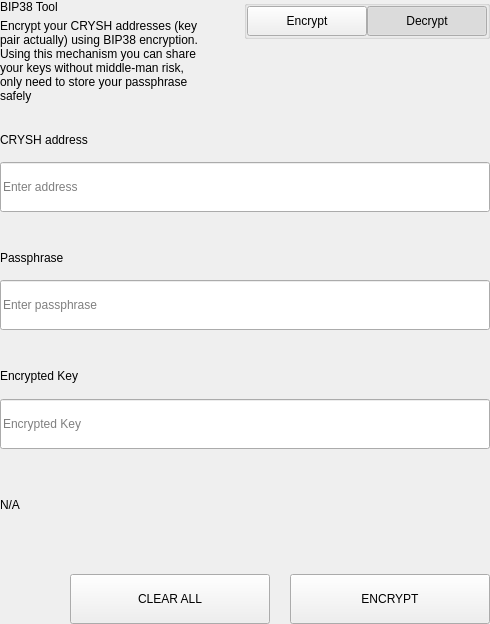
<?xml version="1.0" encoding="UTF-8"?>
<ui version="4.0">
 <class>SettingsBitToolWidget</class>
 <widget class="QWidget" name="SettingsBitToolWidget">
  <property name="geometry">
   <rect>
    <x>0</x>
    <y>0</y>
    <width>490</width>
    <height>624</height>
   </rect>
  </property>
  <property name="windowTitle">
   <string>Form</string>
  </property>
  <layout class="QVBoxLayout" name="verticalLayout">
   <property name="spacing">
    <number>0</number>
   </property>
   <property name="leftMargin">
    <number>0</number>
   </property>
   <property name="topMargin">
    <number>0</number>
   </property>
   <property name="rightMargin">
    <number>0</number>
   </property>
   <property name="bottomMargin">
    <number>0</number>
   </property>
   <item>
    <widget class="QWidget" name="left" native="true">
     <layout class="QVBoxLayout" name="verticalLayout_3">
      <property name="leftMargin">
       <number>0</number>
      </property>
      <property name="topMargin">
       <number>0</number>
      </property>
      <property name="rightMargin">
       <number>0</number>
      </property>
      <property name="bottomMargin">
       <number>0</number>
      </property>
      <item>
       <layout class="QVBoxLayout" name="verticalLayout_2">
        <property name="spacing">
         <number>0</number>
        </property>
        <item>
         <layout class="QHBoxLayout" name="horizontalLayout_3" stretch="3,1">
          <property name="spacing">
           <number>40</number>
          </property>
          <item>
           <layout class="QVBoxLayout" name="verticalLayoutTitle">
            <property name="spacing">
             <number>5</number>
            </property>
            <item>
             <widget class="QLabel" name="labelTitle">
              <property name="text">
               <string>BIP38 Tool</string>
              </property>
             </widget>
            </item>
            <item>
             <widget class="QLabel" name="labelSubtitle1">
              <property name="text">
               <string>Encrypt your CRYSH addresses (key pair actually) using BIP38 encryption.
Using this mechanism you can share your keys without middle-man risk, only need to store your passphrase safely</string>
              </property>
              <property name="wordWrap">
               <bool>true</bool>
              </property>
             </widget>
            </item>
           </layout>
          </item>
          <item alignment="Qt::AlignTop">
           <widget class="QGroupBox" name="groupBox">
            <property name="title">
             <string/>
            </property>
            <property name="alignment">
             <set>Qt::AlignLeading|Qt::AlignLeft|Qt::AlignTop</set>
            </property>
            <layout class="QHBoxLayout" name="horizontalLayout_4">
             <property name="spacing">
              <number>0</number>
             </property>
             <property name="leftMargin">
              <number>0</number>
             </property>
             <property name="topMargin">
              <number>0</number>
             </property>
             <property name="rightMargin">
              <number>0</number>
             </property>
             <property name="bottomMargin">
              <number>0</number>
             </property>
             <item>
              <spacer name="horizontalSpacer">
               <property name="orientation">
                <enum>Qt::Horizontal</enum>
               </property>
               <property name="sizeHint" stdset="0">
                <size>
                 <width>40</width>
                 <height>20</height>
                </size>
               </property>
              </spacer>
             </item>
             <item>
              <widget class="QPushButton" name="pushLeft">
               <property name="minimumSize">
                <size>
                 <width>120</width>
                 <height>30</height>
                </size>
               </property>
               <property name="maximumSize">
                <size>
                 <width>120</width>
                 <height>30</height>
                </size>
               </property>
               <property name="focusPolicy">
                <enum>Qt::NoFocus</enum>
               </property>
               <property name="text">
                <string>Encrypt</string>
               </property>
               <property name="checkable">
                <bool>true</bool>
               </property>
               <property name="autoExclusive">
                <bool>true</bool>
               </property>
              </widget>
             </item>
             <item>
              <widget class="QPushButton" name="pushRight">
               <property name="minimumSize">
                <size>
                 <width>120</width>
                 <height>30</height>
                </size>
               </property>
               <property name="maximumSize">
                <size>
                 <width>120</width>
                 <height>30</height>
                </size>
               </property>
               <property name="focusPolicy">
                <enum>Qt::NoFocus</enum>
               </property>
               <property name="text">
                <string>Decrypt</string>
               </property>
               <property name="checkable">
                <bool>true</bool>
               </property>
               <property name="checked">
                <bool>true</bool>
               </property>
               <property name="autoExclusive">
                <bool>true</bool>
               </property>
              </widget>
             </item>
            </layout>
           </widget>
          </item>
         </layout>
        </item>
        <item>
         <widget class="QStackedWidget" name="stackedWidget">
          <property name="currentIndex">
           <number>1</number>
          </property>
          <widget class="QWidget" name="pageDecrypt">
           <layout class="QVBoxLayout" name="verticalLayout_5">
            <property name="spacing">
             <number>0</number>
            </property>
            <property name="leftMargin">
             <number>0</number>
            </property>
            <property name="topMargin">
             <number>0</number>
            </property>
            <property name="rightMargin">
             <number>0</number>
            </property>
            <property name="bottomMargin">
             <number>0</number>
            </property>
            <item>
             <widget class="QWidget" name="widget" native="true">
              <property name="minimumSize">
               <size>
                <width>0</width>
                <height>100</height>
               </size>
              </property>
              <layout class="QVBoxLayout" name="verticalLayout_4">
               <property name="spacing">
                <number>0</number>
               </property>
               <property name="leftMargin">
                <number>0</number>
               </property>
               <property name="topMargin">
                <number>0</number>
               </property>
               <property name="rightMargin">
                <number>0</number>
               </property>
               <property name="bottomMargin">
                <number>0</number>
               </property>
               <item>
                <spacer name="verticalSpacer_2">
                 <property name="orientation">
                  <enum>Qt::Vertical</enum>
                 </property>
                 <property name="sizeType">
                  <enum>QSizePolicy::Fixed</enum>
                 </property>
                 <property name="sizeHint" stdset="0">
                  <size>
                   <width>20</width>
                   <height>20</height>
                  </size>
                 </property>
                </spacer>
               </item>
               <item>
                <layout class="QHBoxLayout" name="horizontalLayout_6" stretch="2">
                 <property name="spacing">
                  <number>0</number>
                 </property>
                 <item>
                  <layout class="QVBoxLayout" name="verticalLayout_7">
                   <property name="spacing">
                    <number>9</number>
                   </property>
                   <item>
                    <widget class="QLabel" name="labelSubtitleKey">
                     <property name="minimumSize">
                      <size>
                       <width>0</width>
                       <height>20</height>
                      </size>
                     </property>
                     <property name="maximumSize">
                      <size>
                       <width>16777215</width>
                       <height>20</height>
                      </size>
                     </property>
                     <property name="text">
                      <string>Encrypted key</string>
                     </property>
                    </widget>
                   </item>
                   <item>
                    <widget class="QLineEdit" name="lineEditKey">
                     <property name="minimumSize">
                      <size>
                       <width>0</width>
                       <height>50</height>
                      </size>
                     </property>
                     <property name="maximumSize">
                      <size>
                       <width>16777215</width>
                       <height>50</height>
                      </size>
                     </property>
                     <property name="placeholderText">
                      <string>Enter a encrypted key</string>
                     </property>
                    </widget>
                   </item>
                  </layout>
                 </item>
                </layout>
               </item>
               <item>
                <spacer name="verticalSpacer_3">
                 <property name="orientation">
                  <enum>Qt::Vertical</enum>
                 </property>
                 <property name="sizeType">
                  <enum>QSizePolicy::Fixed</enum>
                 </property>
                 <property name="sizeHint" stdset="0">
                  <size>
                   <width>20</width>
                   <height>20</height>
                  </size>
                 </property>
                </spacer>
               </item>
               <item>
                <layout class="QVBoxLayout" name="verticalLayout_9">
                 <property name="spacing">
                  <number>9</number>
                 </property>
                 <item>
                  <widget class="QLabel" name="labelSubtitlePassphrase">
                   <property name="maximumSize">
                    <size>
                     <width>16777215</width>
                     <height>20</height>
                    </size>
                   </property>
                   <property name="text">
                    <string>Passphrase</string>
                   </property>
                  </widget>
                 </item>
                 <item>
                  <widget class="QLineEdit" name="lineEditPassphrase">
                   <property name="minimumSize">
                    <size>
                     <width>0</width>
                     <height>50</height>
                    </size>
                   </property>
                   <property name="maximumSize">
                    <size>
                     <width>16777215</width>
                     <height>50</height>
                    </size>
                   </property>
                   <property name="placeholderText">
                    <string>Enter a passphrase</string>
                   </property>
                  </widget>
                 </item>
                </layout>
               </item>
               <item>
                <spacer name="verticalSpacer_4">
                 <property name="orientation">
                  <enum>Qt::Vertical</enum>
                 </property>
                 <property name="sizeType">
                  <enum>QSizePolicy::Fixed</enum>
                 </property>
                 <property name="sizeHint" stdset="0">
                  <size>
                   <width>20</width>
                   <height>20</height>
                  </size>
                 </property>
                </spacer>
               </item>
               <item>
                <widget class="QWidget" name="widget_3" native="true">
                 <property name="sizePolicy">
                  <sizepolicy hsizetype="Preferred" vsizetype="Fixed">
                   <horstretch>0</horstretch>
                   <verstretch>0</verstretch>
                  </sizepolicy>
                 </property>
                 <layout class="QVBoxLayout" name="verticalLayout_10">
                  <property name="spacing">
                   <number>9</number>
                  </property>
                  <property name="leftMargin">
                   <number>0</number>
                  </property>
                  <property name="topMargin">
                   <number>0</number>
                  </property>
                  <property name="rightMargin">
                   <number>0</number>
                  </property>
                  <property name="bottomMargin">
                   <number>0</number>
                  </property>
                  <item>
                   <widget class="QLabel" name="labelSubtitleDecryptResult">
                    <property name="minimumSize">
                     <size>
                      <width>0</width>
                      <height>20</height>
                     </size>
                    </property>
                    <property name="maximumSize">
                     <size>
                      <width>16777215</width>
                      <height>20</height>
                     </size>
                    </property>
                    <property name="text">
                     <string>Decrypted address result</string>
                    </property>
                   </widget>
                  </item>
                  <item>
                   <widget class="QWidget" name="widget_4" native="true">
                    <layout class="QHBoxLayout" name="horizontalLayout" stretch="6,0,1">
                     <property name="spacing">
                      <number>0</number>
                     </property>
                     <property name="leftMargin">
                      <number>0</number>
                     </property>
                     <property name="topMargin">
                      <number>0</number>
                     </property>
                     <property name="rightMargin">
                      <number>0</number>
                     </property>
                     <property name="bottomMargin">
                      <number>0</number>
                     </property>
                     <item alignment="Qt::AlignVCenter">
                      <widget class="QLineEdit" name="lineEditDecryptResult">
                       <property name="minimumSize">
                        <size>
                         <width>0</width>
                         <height>50</height>
                        </size>
                       </property>
                       <property name="maximumSize">
                        <size>
                         <width>16777215</width>
                         <height>50</height>
                        </size>
                       </property>
                       <property name="placeholderText">
                        <string>Decrypted Address</string>
                       </property>
                      </widget>
                     </item>
                     <item>
                      <spacer name="horizontalSpacer_4">
                       <property name="orientation">
                        <enum>Qt::Horizontal</enum>
                       </property>
                       <property name="sizeType">
                        <enum>QSizePolicy::Fixed</enum>
                       </property>
                       <property name="sizeHint" stdset="0">
                        <size>
                         <width>20</width>
                         <height>50</height>
                        </size>
                       </property>
                      </spacer>
                     </item>
                     <item>
                      <widget class="QPushButton" name="pushButtonImport">
                       <property name="minimumSize">
                        <size>
                         <width>140</width>
                         <height>40</height>
                        </size>
                       </property>
                       <property name="text">
                        <string>Import Address</string>
                       </property>
                      </widget>
                     </item>
                    </layout>
                   </widget>
                  </item>
                 </layout>
                </widget>
               </item>
               <item>
                <widget class="QLabel" name="statusLabel_DEC">
                 <property name="maximumSize">
                  <size>
                   <width>16777215</width>
                   <height>40</height>
                  </size>
                 </property>
                 <property name="text">
                  <string/>
                 </property>
                </widget>
               </item>
               <item>
                <spacer name="verticalSpacer">
                 <property name="orientation">
                  <enum>Qt::Vertical</enum>
                 </property>
                 <property name="sizeType">
                  <enum>QSizePolicy::Preferred</enum>
                 </property>
                 <property name="sizeHint" stdset="0">
                  <size>
                   <width>20</width>
                   <height>20</height>
                  </size>
                 </property>
                </spacer>
               </item>
               <item>
                <layout class="QHBoxLayout" name="horizontalLayout_7">
                 <property name="spacing">
                  <number>0</number>
                 </property>
                 <item>
                  <spacer name="horizontalSpacer_5">
                   <property name="orientation">
                    <enum>Qt::Horizontal</enum>
                   </property>
                   <property name="sizeType">
                    <enum>QSizePolicy::Expanding</enum>
                   </property>
                   <property name="sizeHint" stdset="0">
                    <size>
                     <width>40</width>
                     <height>20</height>
                    </size>
                   </property>
                  </spacer>
                 </item>
                 <item>
                  <widget class="QPushButton" name="pushButtonDecryptClear">
                   <property name="minimumSize">
                    <size>
                     <width>200</width>
                     <height>50</height>
                    </size>
                   </property>
                   <property name="maximumSize">
                    <size>
                     <width>200</width>
                     <height>50</height>
                    </size>
                   </property>
                   <property name="text">
                    <string>CLEAR</string>
                   </property>
                  </widget>
                 </item>
                 <item>
                  <spacer name="horizontalSpacer_3">
                   <property name="orientation">
                    <enum>Qt::Horizontal</enum>
                   </property>
                   <property name="sizeType">
                    <enum>QSizePolicy::Fixed</enum>
                   </property>
                   <property name="sizeHint" stdset="0">
                    <size>
                     <width>20</width>
                     <height>20</height>
                    </size>
                   </property>
                  </spacer>
                 </item>
                 <item>
                  <widget class="QPushButton" name="pushButtonDecrypt">
                   <property name="minimumSize">
                    <size>
                     <width>200</width>
                     <height>50</height>
                    </size>
                   </property>
                   <property name="maximumSize">
                    <size>
                     <width>200</width>
                     <height>50</height>
                    </size>
                   </property>
                   <property name="text">
                    <string>DECRYPT KEY</string>
                   </property>
                  </widget>
                 </item>
                </layout>
               </item>
              </layout>
             </widget>
            </item>
           </layout>
          </widget>
          <widget class="QWidget" name="pageEncrypt">
           <layout class="QVBoxLayout" name="verticalLayout_11">
            <property name="spacing">
             <number>0</number>
            </property>
            <property name="leftMargin">
             <number>0</number>
            </property>
            <property name="topMargin">
             <number>0</number>
            </property>
            <property name="rightMargin">
             <number>0</number>
            </property>
            <property name="bottomMargin">
             <number>0</number>
            </property>
            <item>
             <spacer name="verticalSpacer_8">
              <property name="orientation">
               <enum>Qt::Vertical</enum>
              </property>
              <property name="sizeType">
               <enum>QSizePolicy::Fixed</enum>
              </property>
              <property name="sizeHint" stdset="0">
               <size>
                <width>20</width>
                <height>20</height>
               </size>
              </property>
             </spacer>
            </item>
            <item>
             <widget class="QWidget" name="containerAddressEnc" native="true">
              <layout class="QVBoxLayout" name="containerAddressEncLayout">
               <property name="spacing">
                <number>5</number>
               </property>
               <property name="leftMargin">
                <number>0</number>
               </property>
               <property name="topMargin">
                <number>0</number>
               </property>
               <property name="rightMargin">
                <number>0</number>
               </property>
               <property name="bottomMargin">
                <number>0</number>
               </property>
               <item>
                <widget class="QLabel" name="labelSubtitleAddress">
                 <property name="minimumSize">
                  <size>
                   <width>0</width>
                   <height>20</height>
                  </size>
                 </property>
                 <property name="maximumSize">
                  <size>
                   <width>16777215</width>
                   <height>20</height>
                  </size>
                 </property>
                 <property name="text">
                  <string>CRYSH address</string>
                 </property>
                </widget>
               </item>
               <item>
                <widget class="QLineEdit" name="addressIn_ENC">
                 <property name="minimumSize">
                  <size>
                   <width>0</width>
                   <height>50</height>
                  </size>
                 </property>
                 <property name="placeholderText">
                  <string>Enter address</string>
                 </property>
                </widget>
               </item>
              </layout>
             </widget>
            </item>
            <item>
             <spacer name="verticalSpacer_6">
              <property name="orientation">
               <enum>Qt::Vertical</enum>
              </property>
              <property name="sizeType">
               <enum>QSizePolicy::Fixed</enum>
              </property>
              <property name="sizeHint" stdset="0">
               <size>
                <width>20</width>
                <height>20</height>
               </size>
              </property>
             </spacer>
            </item>
            <item>
             <widget class="QWidget" name="containerAddress" native="true">
              <layout class="QHBoxLayout" name="horizontalLayout_9" stretch="2">
               <property name="spacing">
                <number>0</number>
               </property>
               <property name="leftMargin">
                <number>0</number>
               </property>
               <property name="topMargin">
                <number>0</number>
               </property>
               <property name="rightMargin">
                <number>0</number>
               </property>
               <property name="bottomMargin">
                <number>0</number>
               </property>
               <item>
                <layout class="QVBoxLayout" name="verticalLayout_8">
                 <property name="spacing">
                  <number>5</number>
                 </property>
                 <item>
                  <widget class="QLabel" name="labelSubtitleMessage">
                   <property name="minimumSize">
                    <size>
                     <width>0</width>
                     <height>20</height>
                    </size>
                   </property>
                   <property name="maximumSize">
                    <size>
                     <width>16777215</width>
                     <height>20</height>
                    </size>
                   </property>
                   <property name="text">
                    <string>Passphrase</string>
                   </property>
                  </widget>
                 </item>
                 <item>
                  <widget class="QLineEdit" name="passphraseIn_ENC">
                   <property name="minimumSize">
                    <size>
                     <width>0</width>
                     <height>50</height>
                    </size>
                   </property>
                   <property name="maximumSize">
                    <size>
                     <width>16777215</width>
                     <height>50</height>
                    </size>
                   </property>
                   <property name="placeholderText">
                    <string>Enter passphrase</string>
                   </property>
                  </widget>
                 </item>
                </layout>
               </item>
              </layout>
             </widget>
            </item>
            <item>
             <spacer name="verticalSpacer_7">
              <property name="orientation">
               <enum>Qt::Vertical</enum>
              </property>
              <property name="sizeType">
               <enum>QSizePolicy::Fixed</enum>
              </property>
              <property name="sizeHint" stdset="0">
               <size>
                <width>20</width>
                <height>20</height>
               </size>
              </property>
             </spacer>
            </item>
            <item>
             <widget class="QWidget" name="widget_2" native="true">
              <property name="minimumSize">
               <size>
                <width>0</width>
                <height>75</height>
               </size>
              </property>
              <property name="maximumSize">
               <size>
                <width>16777215</width>
                <height>16777215</height>
               </size>
              </property>
              <layout class="QVBoxLayout" name="verticalLayout_6">
               <property name="leftMargin">
                <number>0</number>
               </property>
               <property name="topMargin">
                <number>0</number>
               </property>
               <property name="rightMargin">
                <number>0</number>
               </property>
               <property name="bottomMargin">
                <number>0</number>
               </property>
               <item>
                <widget class="QLabel" name="labelSubtitleEncryptedKey">
                 <property name="minimumSize">
                  <size>
                   <width>0</width>
                   <height>20</height>
                  </size>
                 </property>
                 <property name="maximumSize">
                  <size>
                   <width>16777215</width>
                   <height>20</height>
                  </size>
                 </property>
                 <property name="text">
                  <string>Encrypted Key</string>
                 </property>
                </widget>
               </item>
               <item>
                <widget class="QLineEdit" name="encryptedKeyOut_ENC">
                 <property name="minimumSize">
                  <size>
                   <width>0</width>
                   <height>50</height>
                  </size>
                 </property>
                 <property name="placeholderText">
                  <string>Encrypted Key</string>
                 </property>
                </widget>
               </item>
              </layout>
             </widget>
            </item>
            <item>
             <widget class="QLabel" name="statusLabel_ENC">
              <property name="text">
               <string notr="true">N/A</string>
              </property>
             </widget>
            </item>
            <item>
             <spacer name="verticalSpacer_5">
              <property name="orientation">
               <enum>Qt::Vertical</enum>
              </property>
              <property name="sizeType">
               <enum>QSizePolicy::Fixed</enum>
              </property>
              <property name="sizeHint" stdset="0">
               <size>
                <width>20</width>
                <height>20</height>
               </size>
              </property>
             </spacer>
            </item>
            <item>
             <layout class="QHBoxLayout" name="horizontalLayout_8">
              <property name="spacing">
               <number>0</number>
              </property>
              <item>
               <spacer name="horizontalSpacer_6">
                <property name="orientation">
                 <enum>Qt::Horizontal</enum>
                </property>
                <property name="sizeType">
                 <enum>QSizePolicy::Expanding</enum>
                </property>
                <property name="sizeHint" stdset="0">
                 <size>
                  <width>40</width>
                  <height>20</height>
                 </size>
                </property>
               </spacer>
              </item>
              <item>
               <widget class="QPushButton" name="pushButtonClear">
                <property name="minimumSize">
                 <size>
                  <width>200</width>
                  <height>50</height>
                 </size>
                </property>
                <property name="focusPolicy">
                 <enum>Qt::NoFocus</enum>
                </property>
                <property name="text">
                 <string>CLEAR ALL</string>
                </property>
               </widget>
              </item>
              <item>
               <spacer name="horizontalSpacer_2">
                <property name="orientation">
                 <enum>Qt::Horizontal</enum>
                </property>
                <property name="sizeType">
                 <enum>QSizePolicy::Fixed</enum>
                </property>
                <property name="sizeHint" stdset="0">
                 <size>
                  <width>20</width>
                  <height>20</height>
                 </size>
                </property>
               </spacer>
              </item>
              <item>
               <widget class="QPushButton" name="pushButtonEncrypt">
                <property name="minimumSize">
                 <size>
                  <width>200</width>
                  <height>50</height>
                 </size>
                </property>
                <property name="maximumSize">
                 <size>
                  <width>200</width>
                  <height>50</height>
                 </size>
                </property>
                <property name="focusPolicy">
                 <enum>Qt::NoFocus</enum>
                </property>
                <property name="text">
                 <string>ENCRYPT</string>
                </property>
               </widget>
              </item>
             </layout>
            </item>
           </layout>
          </widget>
         </widget>
        </item>
       </layout>
      </item>
     </layout>
    </widget>
   </item>
  </layout>
 </widget>
 <resources/>
 <connections/>
</ui>
